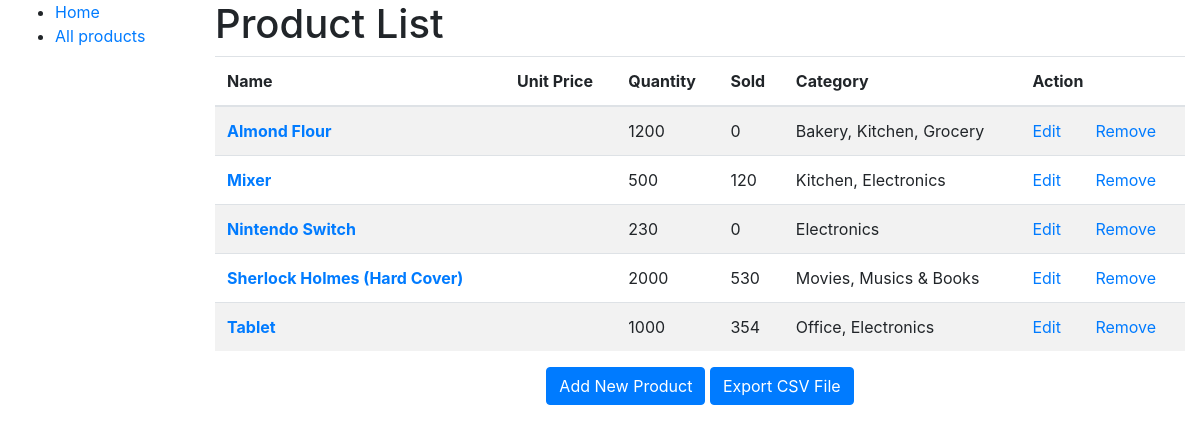
Screenshot of /inventory/products/ with the database file from the repository.
### inventory/models.py (models this page shows, shortened)
class Product(models.Model):
    product_id = models.UUIDField(primary_key=True, default=uuid.uuid4, editable=False, unique=True)
    product_name = models.CharField(max_length=200)
    unit_price = models.DecimalField(default=0, decimal_places=2, max_digits=6)
    total_quantity = models.IntegerField(default=0)
    sold = models.IntegerField(default=0, blank=True)
    category_id = models.ManyToManyField(Category)
    class Meta:
        ordering = ['product_name', 'total_quantity']
    def get_absolute_url(self):
        return reverse('product_detail', args=[str(self.product_id)])

class Category (models.Model):
    category_id = models.UUIDField(primary_key=True, default=uuid.uuid4, editable=False)
    name = models.CharField(max_length=100, null=True,blank=True)
    def __str__(self):
        return self.name

### inventory/views.py (the view)
# urls.py: path('products/', views.ProductListView.as_view(), name='products'),
class ProductListView(generic.ListView):
    model = Product
    context_object_name = 'product_list'   # name for the list as a template variable
    queryset = Product.objects.all()
    template_name = 'inventory/view_products.html'
    paginate_by = 10

### inventory/templates/inventory/view_products.html
{% extends "inventory/base.html" %}
{% block content %}
  <h1>Product List</h1>
  {% if product_list %}
  <table class="table table-striped">
    <thead>
        <tr>
            <th scope="col">Name</th>
            <th scope="col">Unit Price</th>
            <th scope="col">Quantity</th>
            <th scope="col">Sold</th>
            <th scope="col">Category</th>
            <th scope="col">Action</th>
        </tr>
    </thead>
    <tbody>
      {% for product in product_list %}
        <tr>
            <th scope="row"><a href="{{ product.get_absolute_url }}">{{ product.product_name }}</a></th>
            <td>{{ product.product.unit_price }}</td>
            <td>{{ product.total_quantity }}</td>
            <td>{{ product.sold }}</td>
            <td>{{ product.category_id.all|join:", " }}</td>
            <td>
                <a style="margin-right: 30px;" href="{{ product.get_absolute_url }}update/">Edit</a>
                <a href="{{ product.get_absolute_url }}delete/">Remove</a>
            </td>
        </tr>
      {% endfor %}
    </tbody>
</table>
{% else %}
  <p>There are no product in the inventory.</p>
{% endif %}
<div class="text-center">
  <a href="{% url 'create_product' %}"><button type="button" class="btn btn-primary">Add New Product</button></a>
  <a href="{% url 'export_csv' %}"><button type="button" class="btn btn-primary">Export CSV File</button></a>
</div>
{% endblock %}

### inventory/templates/inventory/base.html (shortened to what this page needs)
<!DOCTYPE html>
<html lang="en">
<head>
  <link rel="stylesheet" href="https://cdn.jsdelivr.net/npm/bootstrap@4.5.3/dist/css/bootstrap.min.css">
</head>
<body>
  <div class="container-fluid">
    <div class="row">
      <div class="col-sm-2">
      {% block sidebar %}
        <ul class="sidebar-nav">
          <li><a href="{% url 'index' %}">Home</a></li>
          <li><a href="{% url 'products' %}">All products</a></li>
        </ul>
     {% endblock %}
      </div>
      <div class="col-sm-10 ">
        {% block content %}{% endblock %}
      </div>
    </div>
  </div>
</body>
</html>

### rows the page displays
Product: product_name "Almond Flour", total_quantity "1200", sold "0", category_id.all "Bakery, Kitchen, Grocery"
Product: product_name "Mixer", total_quantity "500", sold "120", category_id.all "Kitchen, Electronics"
Product: product_name "Nintendo Switch", total_quantity "230", sold "0", category_id.all "Electronics"
Product: product_name "Sherlock Holmes (Hard Cover)", total_quantity "2000", sold "530", category_id.all "Movies, Musics & Books"
Product: product_name "Tablet", total_quantity "1000", sold "354", category_id.all "Office, Electronics"
